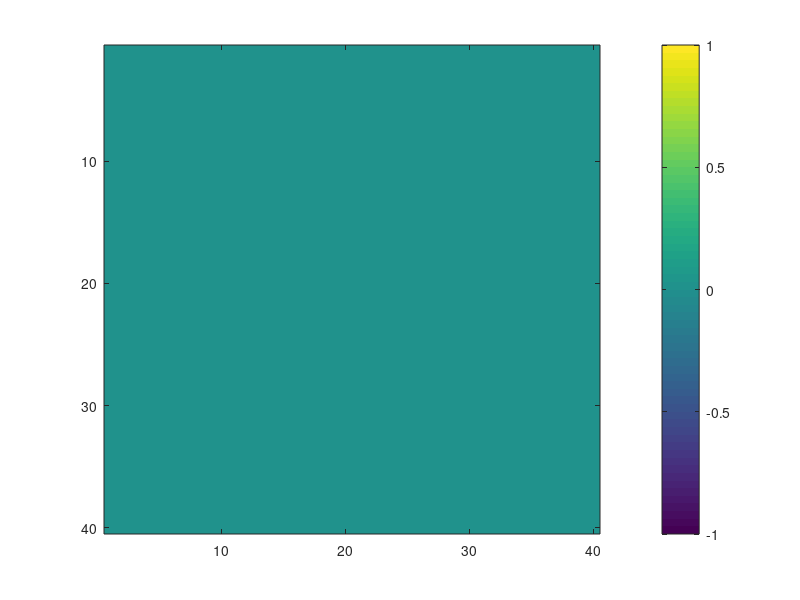

Reproduce this figure in MATLAB. (Note: this script raises an error after producing the figure.)
clear all
clc
close all 
images=dir('*.jpg');
HDspace=zeros(40,40);
for i=1:length(images)
    for j=1:length(images)
    images=dir('*.jpg');
    firstimage=imresize(rgb2gray((imread(images(i).name))),[64 64]);
    secondimage=imresize(rgb2gray((imread(images(j).name))),[64 64]);
    difference=firstimage-secondimage;
    differencepw2=difference.^2;
    pixeladdition=sqrt(sum(differencepw2(:)));
    HDspace(i,j)=pixeladdition;
%     images=images(i,:);
%     A=imread(images.name);
%     BW1=imresize(BW, [64 64]);
    end
end
figure(1)
imagesc(HDspace)
colorbar

%beginning low dimensional part
clear all
clc
images=dir('*.jpg');
AR=zeros();
maximum=zeros();
difference=zeros(1,length(images));
ratio=zeros(1,length(images));
ratio2=zeros(1,length(images));
for i=1:length(images)
    images=dir('*.jpg');
    images=images(i,:);
    A=imread(images.name);
    G=rgb2gray(A);
    BW = imbinarize(G);
    BW1=imcomplement(BW);
    BW2 = imfill(BW1,'holes');
    BW11=imresize(BW1, [128 128]);
    BW22=imresize(BW2, [128 128]);
    CBW=imcomplement(BW);
    AX=regionprops(CBW,'MajorAxisLength','MinorAxisLength');
    for k=1:length(AX);
        maxmajor(k)=AX(k).MajorAxisLength;
        maxminor(k)=AX(k).MinorAxisLength;
    end
    MA=max(maxmajor);
    MI=max(maxminor);
    AR(i)=MA/MI;
    difference(i)=sum(BW22(:))-sum(BW11(:));
    %the difference algorithm seperates the brackets away from the washers and nuts by closing the
    %hole in the image and taking the binary difference
    BW2=imresize(BW, [64 64]);
    J=imcrop(BW2,[30 30 4 4]);
    numberOfWhitePixels = sum(J(:));
    numberOfBlackPixels = numel(BW) - numberOfWhitePixels;
    ratio(i) = numberOfBlackPixels/numberOfWhitePixels;
    %ratio seperates washers and nuts from the rest 
    halfpic(CBW);
    [bp1,bp2]=halfpic(CBW);
    ratio2(i)=bp1/bp2;
    %ratio2 implements a function taken from an online source and compares
    %the left half and right half of the images, the idea is that washers
    %are more symmetric than nuts on average due to the fact that the
    %washers are circular and nuts tend to be hexagonal
end

combinedfeaturematrix=[AR', difference', ratio', ratio2'];
LDspace=zeros(40,40);
for i=1:40
    for j=1:40
        newdifference=combinedfeaturematrix(i,:)-combinedfeaturematrix(j,:)
        newdifferencepw2=newdifference.^2;
        featureaddition=sqrt(sum(newdifferencepw2(:)));
        LDspace(i,j)=featureaddition;
    end
end
    
figure(2)
imagesc(LDspace)
colorbar
